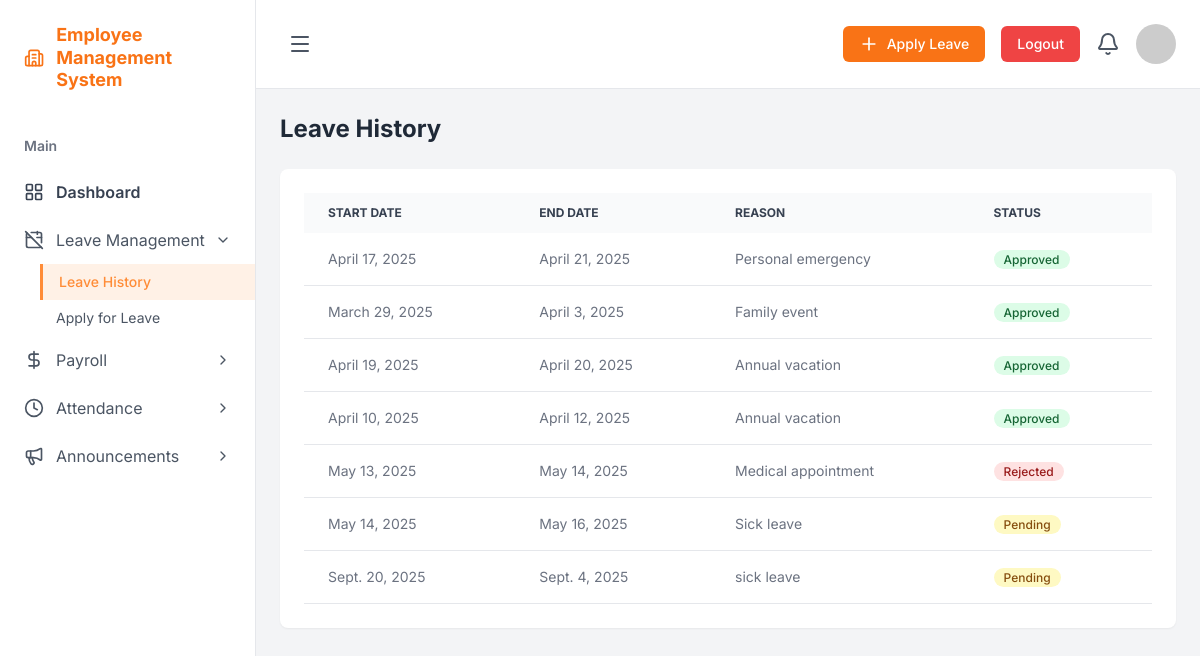
The app's page /dashboard/employee/leave/history/ (signed in) with its own data.
### core/models.py (models this page shows, shortened)
class Leave(models.Model):
    STATUS_CHOICES = (
        ('PENDING', 'Pending'),
        ('APPROVED', 'Approved'),
        ('REJECTED', 'Rejected'),
    )
    employee = models.ForeignKey(settings.AUTH_USER_MODEL, on_delete=models.CASCADE)
    start_date = models.DateField()
    end_date = models.DateField()
    reason = models.CharField(max_length=500)
    status = models.CharField(max_length=10, choices=STATUS_CHOICES, default='PENDING')

### core/views.py (the view)
# urls.py: path('dashboard/employee/leave/history/', LeaveHistoryView.as_view(), name='leave_history'),
class LeaveHistoryView(EmployeeRequiredMixin, ListView):
    model = Leave
    template_name = 'leave_history.html'
    context_object_name = 'leaves'
    def get_queryset(self):
        return Leave.objects.filter(employee=self.request.user)

### core/views.py (called while the page is built)
    def dispatch(self, request, *args, **kwargs):
        if not request.user.is_authenticated:
            return self.handle_no_permission()
        if request.user.is_superuser or request.user.role == 'ADMIN':
            return redirect('admin_dashboard')
        if not request.user.is_approved:
            return redirect('not_approved')
        return super().dispatch(request, *args, **kwargs)

### templates/leave_history.html
{% extends 'base_employee.html' %}
{% block content %}
<div class="p-6">
    <h2 class="text-2xl font-bold text-gray-800 mb-6">Leave History</h2>
    <div class="bg-white p-6 rounded-lg shadow-sm">
        <table class="w-full text-sm text-left text-gray-500">
            <thead class="text-xs text-gray-700 uppercase bg-gray-50">
                <tr>
                    <th scope="col" class="px-6 py-3">Start Date</th>
                    <th scope="col" class="px-6 py-3">End Date</th>
                    <th scope="col" class="px-6 py-3">Reason</th>
                    <th scope="col" class="px-6 py-3">Status</th>
                </tr>
            </thead>
            <tbody>
                {% for leave in leaves %}
                <tr class="bg-white border-b">
                    <td class="px-6 py-4">{{ leave.start_date }}</td>
                    <td class="px-6 py-4">{{ leave.end_date }}</td>
                    <td class="px-6 py-4">{{ leave.reason }}</td>
                    <td class="px-6 py-4">
                        {% if leave.status == 'APPROVED' %}
                            <span class="bg-green-100 text-green-800 text-xs font-medium mr-2 px-2.5 py-0.5 rounded-full">Approved</span>
                        {% elif leave.status == 'REJECTED' %}
                            <span class="bg-red-100 text-red-800 text-xs font-medium mr-2 px-2.5 py-0.5 rounded-full">Rejected</span>
                        {% else %}
                            <span class="bg-yellow-100 text-yellow-800 text-xs font-medium mr-2 px-2.5 py-0.5 rounded-full">Pending</span>
                        {% endif %}
                    </td>
                </tr>
                {% empty %}
                <tr>
                    <td colspan="4" class="px-6 py-4 text-center text-gray-500">No leave requests found.</td>
                </tr>
                {% endfor %}
            </tbody>
        </table>
    </div>
</div>
{% endblock %}

### templates/base_employee.html (style rules this page uses)
body { font-family: 'Inter', sans-serif; background-color: #f3f4f6; }

### records on screen
Leave: start_date "April 17, 2025", end_date "April 21, 2025", reason "Personal emergency", status "Approved"
Leave: start_date "March 29, 2025", end_date "April 3, 2025", reason "Family event", status "Approved"
Leave: start_date "April 19, 2025", end_date "April 20, 2025", reason "Annual vacation", status "Approved"
Leave: start_date "April 10, 2025", end_date "April 12, 2025", reason "Annual vacation", status "Approved"
Leave: start_date "May 13, 2025", end_date "May 14, 2025", reason "Medical appointment", status "Rejected"
Leave: start_date "May 14, 2025", end_date "May 16, 2025", reason "Sick leave", status "Pending"
Leave: start_date "Sept. 20, 2025", end_date "Sept. 4, 2025", reason "sick leave", status "Pending"
